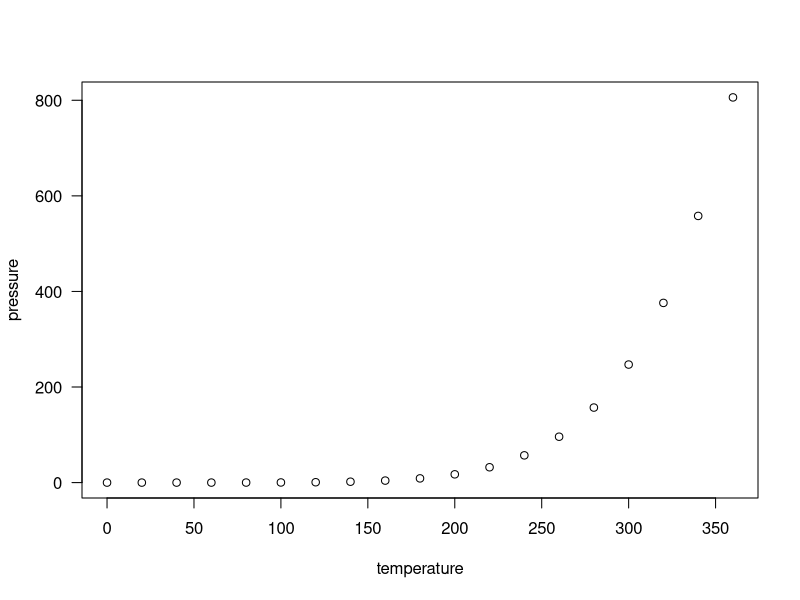

R code for this plot:
## ---- chunk 1
knitr::opts_chunk$set(echo = TRUE)
## ---- chunk 2
summary(cars)
## ---- chunk 3
plot(pressure, las = 1)
